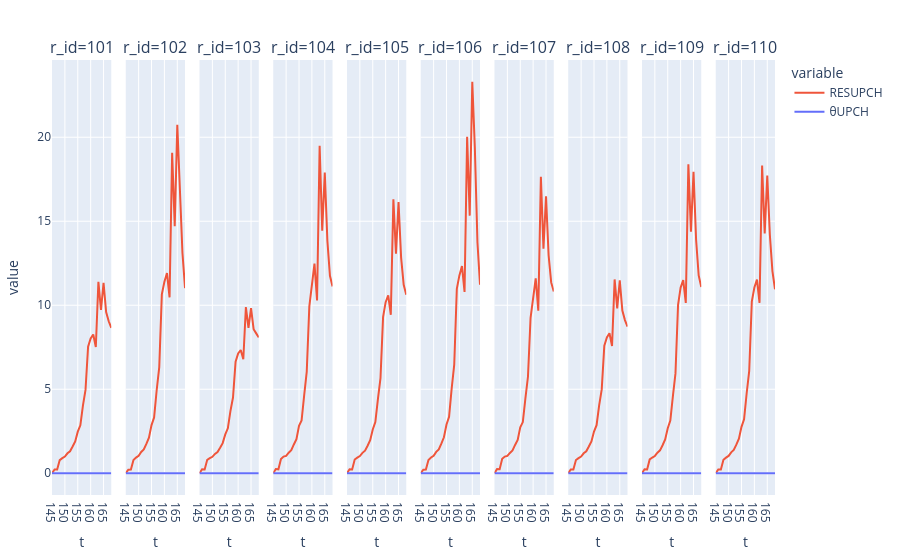

This figure's notebook cell:
### Code cell
ks = [:θUPCH,:RESUPCH]
p1 = plot(stack(out3, ks), x = :t, y = :value, group=:r_id, color =:variable, facet_col = :r_id)

### Figure 1 — Plotly figure (JSON) as saved in the notebook; plotly's stock layout.template omitted (floating-point values rounded to 4 significant figures)
{"data": [{"legendgroup": "RESUPCH", "marker": {"color": "#EF553B"}, "name": "RESUPCH", "showlegend": true, "type": "scatter", "x": [145, 146, 147, 148, 149, 150, 151, 152, 153, 154, 155, 156, 157, 158, 159, 160, 161, 162, 163, 164, 165, 166, 167, 168], "xaxis": "x", "y": [3.1e-14, 0.2238, 0.2231, 0.784, 0.9008, 0.993, 1.186, 1.308, 1.589, 1.893, 2.478, 2.853, 4.025, 4.962, 7.529, 8.02, 8.26, 7.516, 11.4, 9.716, 11.34, 9.593, 9.044, 8.66], "yaxis": "y"}, {"legendgroup": "RESUPCH", "marker": {"color": "#EF553B"}, "name": "RESUPCH", "showlegend": false, "type": "scatter", "x": [145, 146, 147, 148, 149, 150, 151, 152, 153, 154, 155, 156, 157, 158, 159, 160, 161, 162, 163, 164, 165, 166, 167, 168], "xaxis": "x2", "y": [2.405e-14, 0.213, 0.2174, 0.7898, 0.9331, 1.04, 1.264, 1.412, 1.746, 2.118, 2.864, 3.311, 4.942, 6.319, 10.64, 11.4, 11.91, 10.47, 19.08, 14.7, 20.74, 17.18, 13.11, 11.02], "yaxis": "y2"}, {"legendgroup": "RESUPCH", "marker": {"color": "#EF553B"}, "name": "RESUPCH", "showlegend": false, "type": "scatter", "x": [145, 146, 147, 148, 149, 150, 151, 152, 153, 154, 155, 156, 157, 158, 159, 160, 161, 162, 163, 164, 165, 166, 167, 168], "xaxis": "x3", "y": [4.105e-14, 0.2409, 0.2299, 0.798, 0.8961, 0.9777, 1.151, 1.263, 1.518, 1.793, 2.313, 2.675, 3.698, 4.509, 6.643, 7.134, 7.331, 6.785, 9.896, 8.648, 9.836, 8.572, 8.325, 8.084], "yaxis": "y3"}, {"legendgroup": "RESUPCH", "marker": {"color": "#EF553B"}, "name": "RESUPCH", "showlegend": false, "type": "scatter", "x": [145, 146, 147, 148, 149, 150, 151, 152, 153, 154, 155, 156, 157, 158, 159, 160, 161, 162, 163, 164, 165, 166, 167, 168], "xaxis": "x4", "y": [4.538e-14, 0.2482, 0.2345, 0.8446, 0.9904, 1.031, 1.224, 1.372, 1.715, 2.022, 2.822, 3.137, 4.638, 6.05, 9.931, 11.38, 12.47, 10.29, 19.49, 14.44, 17.9, 13.85, 11.75, 11.12], "yaxis": "y4"}, {"legendgroup": "RESUPCH", "marker": {"color": "#EF553B"}, "name": "RESUPCH", "showlegend": false, "type": "scatter", "x": [145, 146, 147, 148, 149, 150, 151, 152, 153, 154, 155, 156, 157, 158, 159, 160, 161, 162, 163, 164, 165, 166, 167, 168], "xaxis": "x5", "y": [3.835e-14, 0.2368, 0.2282, 0.8192, 0.9291, 1.021, 1.214, 1.346, 1.641, 1.968, 2.609, 3.047, 4.417, 5.656, 9.292, 10.18, 10.59, 9.429, 16.31, 13.07, 16.14, 12.83, 11.21, 10.62], "yaxis": "y5"}, {"legendgroup": "RESUPCH", "marker": {"color": "#EF553B"}, "name": "RESUPCH", "showlegend": false, "type": "scatter", "x": [145, 146, 147, 148, 149, 150, 151, 152, 153, 154, 155, 156, 157, 158, 159, 160, 161, 162, 163, 164, 165, 166, 167, 168], "xaxis": "x6", "y": [2.345e-14, 0.2121, 0.2164, 0.7892, 0.9357, 1.044, 1.27, 1.422, 1.76, 2.141, 2.903, 3.358, 5.034, 6.461, 10.98, 11.78, 12.33, 10.8, 20.03, 15.33, 23.3, 19.34, 13.75, 11.22], "yaxis": "y6"}, {"legendgroup": "RESUPCH", "marker": {"color": "#EF553B"}, "name": "RESUPCH", "showlegend": false, "type": "scatter", "x": [145, 146, 147, 148, 149, 150, 151, 152, 153, 154, 155, 156, 157, 158, 159, 160, 161, 162, 163, 164, 165, 166, 167, 168], "xaxis": "x7", "y": [5.152e-14, 0.2559, 0.2408, 0.856, 0.9898, 1.029, 1.211, 1.356, 1.684, 1.98, 2.733, 3.046, 4.451, 5.758, 9.255, 10.6, 11.6, 9.671, 17.64, 13.36, 16.48, 12.98, 11.36, 10.82], "yaxis": "y7"}, {"legendgroup": "RESUPCH", "marker": {"color": "#EF553B"}, "name": "RESUPCH", "showlegend": false, "type": "scatter", "x": [145, 146, 147, 148, 149, 150, 151, 152, 153, 154, 155, 156, 157, 158, 159, 160, 161, 162, 163, 164, 165, 166, 167, 168], "xaxis": "x8", "y": [3.097e-14, 0.2241, 0.2231, 0.7845, 0.9017, 0.9941, 1.188, 1.31, 1.592, 1.897, 2.485, 2.862, 4.043, 4.99, 7.59, 8.088, 8.333, 7.575, 11.54, 9.813, 11.48, 9.688, 9.115, 8.722], "yaxis": "y8"}, {"legendgroup": "RESUPCH", "marker": {"color": "#EF553B"}, "name": "RESUPCH", "showlegend": false, "type": "scatter", "x": [145, 146, 147, 148, 149, 150, 151, 152, 153, 154, 155, 156, 157, 158, 159, 160, 161, 162, 163, 164, 165, 166, 167, 168], "xaxis": "x9", "y": [3.715e-14, 0.2354, 0.2271, 0.8211, 0.9343, 1.028, 1.225, 1.363, 1.666, 2.009, 2.68, 3.132, 4.592, 5.944, 10.02, 11.05, 11.5, 10.14, 18.39, 14.38, 17.94, 13.9, 11.77, 11.09], "yaxis": "y9"}, {"legendgroup": "RESUPCH", "marker": {"color": "#EF553B"}, "name": "RESUPCH", "showlegend": false, "type": "scatter", "x": [145, 146, 147, 148, 149, 150, 151, 152, 153, 154, 155, 156, 157, 158, 159, 160, 161, 162, 163, 164, 165, 166, 167, 168], "xaxis": "x10", "y": [2.882e-14, 0.221, 0.2219, 0.8017, 0.9302, 1.032, 1.243, 1.385, 1.704, 2.059, 2.764, 3.208, 4.747, 6.09, 10.22, 11.05, 11.52, 10.14, 18.32, 14.27, 17.73, 14.2, 12.04, 10.95], "yaxis": "y10"}, {"legendgroup": "θUPCH", "marker": {"color": "#636efa"}, "name": "θUPCH", "showlegend": true, "type": "scatter", "x": [145, 146, 147, 148, 149, 150, 151, 152, 153, 154, 155, 156, 157, 158, 159, 160, 161, 162, 163, 164, 165, 166, 167, 168], "xaxis": "x", "y": [3.026e-14, 9.926e-07, 4.628e-08, 2.352e-08, 1.415e-08, 9.604e-09, 7.234e-09, 5.67e-09, 4.571e-09, 3.787e-09, 3.192e-09, 2.848e-09, 2.555e-09, 2.248e-09, 1.995e-09, 1.785e-09, 1.609e-09, 1.459e-09, 1.33e-09, 1.218e-09, 1.12e-09, 1.034e-09, 9.589e-10, 8.927e-10], "yaxis": "y"}, {"legendgroup": "θUPCH", "marker": {"color": "#636efa"}, "name": "θUPCH", "showlegend": false, "type": "scatter", "x": [145, 146, 147, 148, 149, 150, 151, 152, 153, 154, 155, 156, 157, 158, 159, 160, 161, 162, 163, 164, 165, 166, 167, 168], "xaxis": "x2", "y": [2.331e-14, 7.377e-07, 3.213e-08, 1.701e-08, 1.109e-08, 7.582e-09, 5.808e-09, 4.592e-09, 3.703e-09, 3.065e-09, 2.588e-09, 2.262e-09, 2.043e-09, 1.788e-09, 1.579e-09, 1.407e-09, 1.263e-09, 1.142e-09, 1.038e-09, 9.472e-10, 8.681e-10, 7.991e-10, 7.392e-10, 6.865e-10], "yaxis": "y2"}, {"legendgroup": "θUPCH", "marker": {"color": "#636efa"}, "name": "θUPCH", "showlegend": false, "type": "scatter", "x": [145, 146, 147, 148, 149, 150, 151, 152, 153, 154, 155, 156, 157, 158, 159, 160, 161, 162, 163, 164, 165, 166, 167, 168], "xaxis": "x3", "y": [4.032e-14, 1.457e-06, 5.579e-08, 2.889e-08, 1.658e-08, 1.138e-08, 8.609e-09, 6.819e-09, 5.566e-09, 4.66e-09, 3.952e-09, 3.569e-09, 3.212e-09, 2.854e-09, 2.551e-09, 2.298e-09, 2.083e-09, 1.899e-09, 1.739e-09, 1.599e-09, 1.476e-09, 1.368e-09, 1.273e-09, 1.189e-09], "yaxis": "y3"}, {"legendgroup": "θUPCH", "marker": {"color": "#636efa"}, "name": "θUPCH", "showlegend": false, "type": "scatter", "x": [145, 146, 147, 148, 149, 150, 151, 152, 153, 154, 155, 156, 157, 158, 159, 160, 161, 162, 163, 164, 165, 166, 167, 168], "xaxis": "x4", "y": [4.465e-14, 1.679e-06, 5.438e-08, 2.812e-08, 1.664e-08, 1.169e-08, 8.949e-09, 7.171e-09, 5.91e-09, 4.986e-09, 4.25e-09, 3.856e-09, 3.479e-09, 3.101e-09, 2.781e-09, 2.512e-09, 2.283e-09, 2.085e-09, 1.913e-09, 1.762e-09, 1.629e-09, 1.512e-09, 1.408e-09, 1.316e-09], "yaxis": "y4"}, {"legendgroup": "θUPCH", "marker": {"color": "#636efa"}, "name": "θUPCH", "showlegend": false, "type": "scatter", "x": [145, 146, 147, 148, 149, 150, 151, 152, 153, 154, 155, 156, 157, 158, 159, 160, 161, 162, 163, 164, 165, 166, 167, 168], "xaxis": "x5", "y": [3.761e-14, 1.332e-06, 5.483e-08, 2.864e-08, 1.635e-08, 1.111e-08, 8.359e-09, 6.588e-09, 5.35e-09, 4.462e-09, 3.789e-09, 3.385e-09, 3.051e-09, 2.704e-09, 2.412e-09, 2.168e-09, 1.962e-09, 1.785e-09, 1.633e-09, 1.499e-09, 1.382e-09, 1.28e-09, 1.189e-09, 1.109e-09], "yaxis": "y5"}, {"legendgroup": "θUPCH", "marker": {"color": "#636efa"}, "name": "θUPCH", "showlegend": false, "type": "scatter", "x": [145, 146, 147, 148, 149, 150, 151, 152, 153, 154, 155, 156, 157, 158, 159, 160, 161, 162, 163, 164, 165, 166, 167, 168], "xaxis": "x6", "y": [2.271e-14, 7.168e-07, 3.102e-08, 1.65e-08, 1.084e-08, 7.402e-09, 5.68e-09, 4.495e-09, 3.625e-09, 2.999e-09, 2.533e-09, 2.209e-09, 1.997e-09, 1.746e-09, 1.542e-09, 1.373e-09, 1.233e-09, 1.114e-09, 1.012e-09, 9.233e-10, 8.46e-10, 7.785e-10, 7.199e-10, 6.685e-10], "yaxis": "y6"}, {"legendgroup": "θUPCH", "marker": {"color": "#636efa"}, "name": "θUPCH", "showlegend": false, "type": "scatter", "x": [145, 146, 147, 148, 149, 150, 151, 152, 153, 154, 155, 156, 157, 158, 159, 160, 161, 162, 163, 164, 165, 166, 167, 168], "xaxis": "x7", "y": [5.079e-14, 2e-06, 5.212e-08, 2.612e-08, 1.674e-08, 1.215e-08, 9.455e-09, 7.686e-09, 6.409e-09, 5.452e-09, 4.677e-09, 4.259e-09, 3.852e-09, 3.449e-09, 3.105e-09, 2.813e-09, 2.563e-09, 2.346e-09, 2.157e-09, 1.99e-09, 1.843e-09, 1.713e-09, 1.598e-09, 1.496e-09], "yaxis": "y7"}, {"legendgroup": "θUPCH", "marker": {"color": "#636efa"}, "name": "θUPCH", "showlegend": false, "type": "scatter", "x": [145, 146, 147, 148, 149, 150, 151, 152, 153, 154, 155, 156, 157, 158, 159, 160, 161, 162, 163, 164, 165, 166, 167, 168], "xaxis": "x8", "y": [3.023e-14, 9.915e-07, 4.621e-08, 2.35e-08, 1.413e-08, 9.597e-09, 7.229e-09, 5.666e-09, 4.568e-09, 3.785e-09, 3.19e-09, 2.845e-09, 2.553e-09, 2.246e-09, 1.993e-09, 1.784e-09, 1.608e-09, 1.458e-09, 1.329e-09, 1.217e-09, 1.119e-09, 1.033e-09, 9.578e-10, 8.917e-10], "yaxis": "y8"}, {"legendgroup": "θUPCH", "marker": {"color": "#636efa"}, "name": "θUPCH", "showlegend": false, "type": "scatter", "x": [145, 146, 147, 148, 149, 150, 151, 152, 153, 154, 155, 156, 157, 158, 159, 160, 161, 162, 163, 164, 165, 166, 167, 168], "xaxis": "x9", "y": [3.642e-14, 1.277e-06, 5.404e-08, 2.824e-08, 1.616e-08, 1.095e-08, 8.229e-09, 6.476e-09, 5.249e-09, 4.371e-09, 3.714e-09, 3.302e-09, 2.978e-09, 2.638e-09, 2.35e-09, 2.11e-09, 1.908e-09, 1.735e-09, 1.586e-09, 1.455e-09, 1.341e-09, 1.24e-09, 1.152e-09, 1.074e-09], "yaxis": "y9"}, {"legendgroup": "θUPCH", "marker": {"color": "#636efa"}, "name": "θUPCH", "showlegend": false, "type": "scatter", "x": [145, 146, 147, 148, 149, 150, 151, 152, 153, 154, 155, 156, 157, 158, 159, 160, 161, 162, 163, 164, 165, 166, 167, 168], "xaxis": "x10", "y": [2.809e-14, 9.155e-07, 4.182e-08, 2.173e-08, 1.334e-08, 9.053e-09, 6.848e-09, 5.382e-09, 4.337e-09, 3.59e-09, 3.035e-09, 2.67e-09, 2.407e-09, 2.116e-09, 1.874e-09, 1.674e-09, 1.507e-09, 1.364e-09, 1.242e-09, 1.136e-09, 1.043e-09, 9.616e-10, 8.908e-10, 8.284e-10], "yaxis": "y10"}], "layout": {"annotations": [{"font": {"size": 16}, "showarrow": false, "text": "r_id=101", "x": 0.041, "xanchor": "center", "xref": "paper", "y": 1, "yanchor": "bottom", "yref": "paper"}, {"font": {"size": 16}, "showarrow": false, "text": "r_id=102", "x": 0.143, "xanchor": "center", "xref": "paper", "y": 1, "yanchor": "bottom", "yref": "paper"}, {"font": {"size": 16}, "showarrow": false, "text": "r_id=103", "x": 0.245, "xanchor": "center", "xref": "paper", "y": 1, "yanchor": "bottom", "yref": "paper"}, {"font": {"size": 16}, "showarrow": false, "text": "r_id=104", "x": 0.347, "xanchor": "center", "xref": "paper", "y": 1, "yanchor": "bottom", "yref": "paper"}, {"font": {"size": 16}, "showarrow": false, "text": "r_id=105", "x": 0.449, "xanchor": "center", "xref": "paper", "y": 1, "yanchor": "bottom", "yref": "paper"}, {"font": {"size": 16}, "showarrow": false, "text": "r_id=106", "x": 0.551, "xanchor": "center", "xref": "paper", "y": 1, "yanchor": "bottom", "yref": "paper"}, {"font": {"size": 16}, "showarrow": false, "text": "r_id=107", "x": 0.653, "xanchor": "center", "xref": "paper", "y": 1, "yanchor": "bottom", "yref": "paper"}, {"font": {"size": 16}, "showarrow": false, "text": "r_id=108", "x": 0.755, "xanchor": "center", "xref": "paper", "y": 1, "yanchor": "bottom", "yref": "paper"}, {"font": {"size": 16}, "showarrow": false, "text": "r_id=109", "x": 0.857, "xanchor": "center", "xref": "paper", "y": 1, "yanchor": "bottom", "yref": "paper"}, {"font": {"size": 16}, "showarrow": false, "text": "r_id=110", "x": 0.959, "xanchor": "center", "xref": "paper", "y": 1, "yanchor": "bottom", "yref": "paper"}], "legend": {"title": {"text": "variable"}, "tracegroupgap": 0}, "margin": {"b": 50, "l": 50, "r": 50, "t": 60}, "xaxis": {"anchor": "y", "domain": [0, 0.082], "title": {"text": "t"}}, "xaxis10": {"anchor": "y10", "domain": [0.918, 1.0], "title": {"text": "t"}}, "xaxis2": {"anchor": "y2", "domain": [0.102, 0.184], "title": {"text": "t"}}, "xaxis3": {"anchor": "y3", "domain": [0.204, 0.286], "title": {"text": "t"}}, "xaxis4": {"anchor": "y4", "domain": [0.306, 0.388], "title": {"text": "t"}}, "xaxis5": {"anchor": "y5", "domain": [0.408, 0.49], "title": {"text": "t"}}, "xaxis6": {"anchor": "y6", "domain": [0.51, 0.592], "title": {"text": "t"}}, "xaxis7": {"anchor": "y7", "domain": [0.612, 0.694], "title": {"text": "t"}}, "xaxis8": {"anchor": "y8", "domain": [0.714, 0.796], "title": {"text": "t"}}, "xaxis9": {"anchor": "y9", "domain": [0.816, 0.898], "title": {"text": "t"}}, "yaxis": {"anchor": "x", "domain": [0, 1], "title": {"text": "value"}}, "yaxis10": {"anchor": "x10", "domain": [0, 1], "matches": "y", "showticklabels": false}, "yaxis2": {"anchor": "x2", "domain": [0, 1], "matches": "y", "showticklabels": false}, "yaxis3": {"anchor": "x3", "domain": [0, 1], "matches": "y", "showticklabels": false}, "yaxis4": {"anchor": "x4", "domain": [0, 1], "matches": "y", "showticklabels": false}, "yaxis5": {"anchor": "x5", "domain": [0, 1], "matches": "y", "showticklabels": false}, "yaxis6": {"anchor": "x6", "domain": [0, 1], "matches": "y", "showticklabels": false}, "yaxis7": {"anchor": "x7", "domain": [0, 1], "matches": "y", "showticklabels": false}, "yaxis8": {"anchor": "x8", "domain": [0, 1], "matches": "y", "showticklabels": false}, "yaxis9": {"anchor": "x9", "domain": [0, 1], "matches": "y", "showticklabels": false}}}
